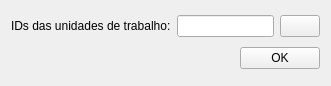
<?xml version="1.0" encoding="UTF-8"?>
<ui version="4.0">
 <class>Form</class>
 <widget class="QWidget" name="Form">
  <property name="geometry">
   <rect>
    <x>0</x>
    <y>0</y>
    <width>331</width>
    <height>86</height>
   </rect>
  </property>
  <property name="windowTitle">
   <string>Form</string>
  </property>
  <layout class="QGridLayout" name="gridLayout">
   <item row="0" column="0">
    <widget class="QLabel" name="label">
     <property name="text">
      <string>IDs das unidades de trabalho:</string>
     </property>
    </widget>
   </item>
   <item row="0" column="1" colspan="2">
    <layout class="QHBoxLayout" name="horizontalLayout">
     <item>
      <widget class="QLineEdit" name="workspacesIdsLe"/>
     </item>
     <item>
      <widget class="QPushButton" name="extractFieldBtn">
       <property name="text">
        <string/>
       </property>
      </widget>
     </item>
    </layout>
   </item>
   <item row="1" column="0" colspan="2">
    <spacer name="horizontalSpacer">
     <property name="orientation">
      <enum>Qt::Horizontal</enum>
     </property>
     <property name="sizeHint" stdset="0">
      <size>
       <width>219</width>
       <height>20</height>
      </size>
     </property>
    </spacer>
   </item>
   <item row="1" column="2">
    <widget class="QPushButton" name="okBtn">
     <property name="text">
      <string>OK</string>
     </property>
    </widget>
   </item>
  </layout>
 </widget>
 <resources/>
 <connections/>
</ui>
